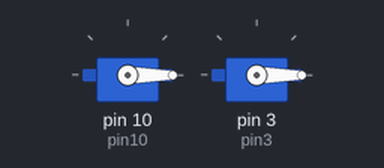
This sketch was run on a simulated Arduino Uno, built with avr-gcc and run on an emulated ATmega328P. On the bench: 2 × servo.

Above: at 0.1 s.
At 1.1 s:
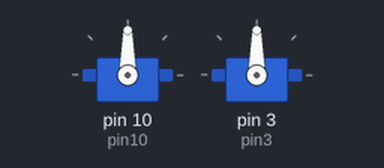
Timing chart, 0 to 2.6 s (numbered marks = the images above):
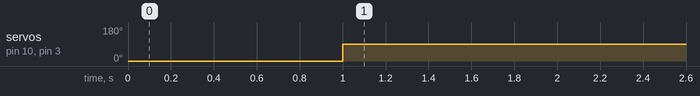

The sketch:

massaobrabotka.ino
```cpp
#include <Servo.h>
#define pin10 10
#define pin3 3
Servo gate1, gate2;
void setup(){
  gate1.attach(pin10);
  gate2.attach(pin3);
}

void loop(){
  gate1.write(0);
  gate2.write(0);
  delay(1000);
  gate1.write(90);
  gate2.write(90);
  delay(1000);
  gate1.detach();
  gate2.detach();
  }
```

Measured:
- by itself, servo on pin 10 (pin10), servo on pin 3 (pin3): 0° → 90° at 1.0 s
